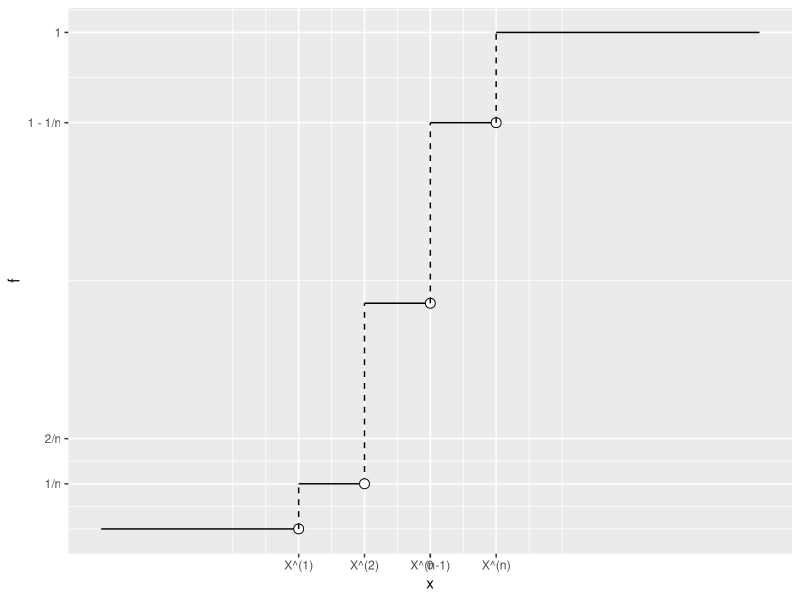

Reproduce this figure in R. (Note: a time limit stopped this script after it produced the figure.)
library(ggplot2)

check_device <- function()
{
    while (!is.null(dev.list())) Sys.sleep(1)
}

plotter <- function(data)
{
    print("OUT OF PLOTTER")
    dash_data <- data.frame() # vertical dashed lines
    dash_data_tmp <- dash_data
    for(i in 1:(length(data[, 1])-1))
    {
        print(paste("i = ",i, " data[i, 2] = ", data[i, 2], " data[i + 1, 2] = ", data[i + 1, 2]))
        if(data[i, 2] != data[i + 1, 2])
        {
            dash_data_tmp <- dash_data
            dash_data <- rbind(dash_data_tmp, data.frame("x"=c(data[i, 1], data[i, 1]), "f"=c(data[i, 2], data[i+1, 2])))
        }
    }
    print("DAASH DATA IS")
    print(dash_data)
    p <- ggplot(data.frame("x"=c(data[1, 1], dash_data[1, 1]), "f"=c(data[1, 2], dash_data[1, 2])), mapping=aes(x=x, y=f)) + geom_line() + geom_point(data.frame("x"=c(dash_data[1, 1]), "f"=c(dash_data[1, 2])), mapping=aes(x=x, y=f), shape=21, size=3, fill="white")
    j <- 1
    m <- length(dash_data[, 1]) - 1
    while(j <= length(dash_data[, 1]))
    {
        data_tmp <- data.frame("x"=c(dash_data[j, 1], dash_data[j+1, 1]), "f"=c(dash_data[j, 2], dash_data[j+1, 2]))
        p <- p + geom_line(data_tmp, mapping=aes(x=x, y=f), linetype="dashed")
        if(m-1 != 0)
        {
            data_tmp <- data.frame("x"=c(dash_data[m-1, 1], dash_data[m, 1]), "f"=c(dash_data[m-1, 2], dash_data[m, 2]))
            p <- p + geom_line(data_tmp, mapping=aes(x=x, y=f)) + geom_point(data.frame("x"=c(dash_data[m, 1]), "f"=c(dash_data[m, 2])), mapping=aes(x=x, y=f), shape=21, size=3, fill="white")
            m <- m - 2
        }
        j <- j + 2
    }
    p <- p + geom_line(data.frame("x"=c(dash_data[length(dash_data[,1]), 1], data[length(data[,1]), 1]), "f"=c(dash_data[length(dash_data[,1]), 2], data[length(data[,1]), 2])), mapping=aes(x=x, y=f))
    p <- p + scale_x_continuous(breaks=c(dash_data[1, 1], dash_data[3, 1], 0, dash_data[length(dash_data[, 1])-2, 1], dash_data[length(dash_data[, 1]), 1]), labels=c("X^(1)", "X^(2)", "0", "X^(n-1)", "X^(n)"))
    p <- p + scale_y_continuous(breaks=c(1/length(data[, 1]), 2/length(data[, 1]), dash_data[length(dash_data[, 1])-1, 2], 1), labels=c("1/n", "2/n", "1 - 1/n", "1"))
    p
}

# if x >= X^{(1)}
flid <- function(n, data, x)
{
    max <- 0
    for(i in 1:length(data))
    {
        if(data[i] <= x && i > max)
        {
            max <- i
        }
    }
    return (1 / n * max)
}

por_stat <- function(n, x, sort_sample)
{
    X <- c()
    Y <- c()
    for(i in 1:length(x))
    {
        if(x[i] >= min(sort_sample))
        {
            X[i] <- x[i]
            Y[i] <- flid(n, sort_sample, x[i])
        } else 
        {
            X[i] <- x[i]
            Y[i] <- 0
        }
    }
    return (data.frame("x"=X, "f"=Y))
}

n <- 11
x <- seq(-5, 5, 1)
y <- rnorm(n, 0, 1)
data <- por_stat(n, x, sort(y))
data
X11()
plotter(data)
check_device()
